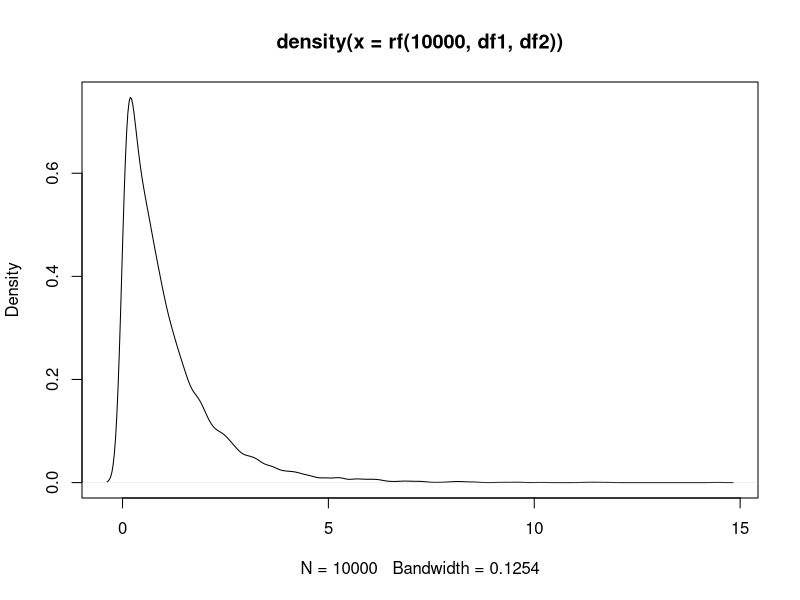
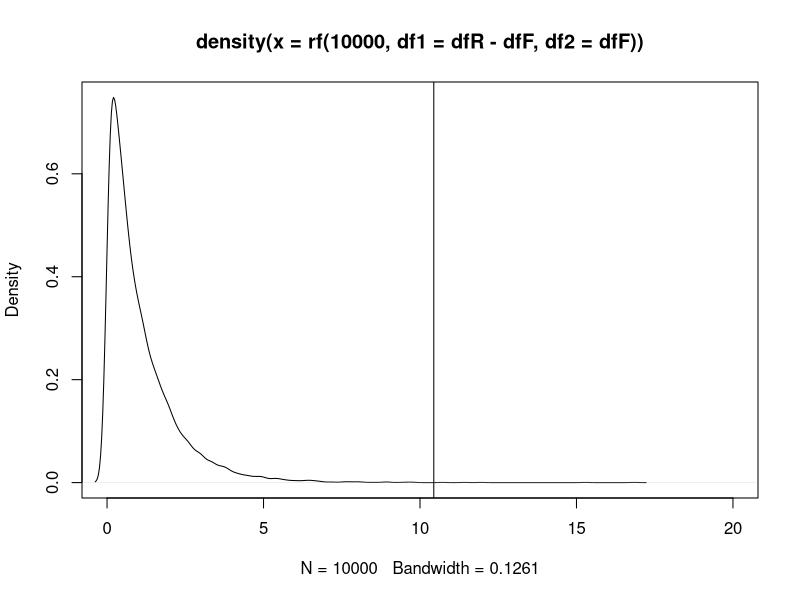

R code for these plots, in order:
# Lecture:  04slr.pdf and 05mlr.pdf
# Topic:    Simple and multiple linear regression output manually
# Author:   Edoardo Costantini
# Created:  2022-09-13
# Modified: 2023-02-10
# Note:     Extra material is not required knowledge for this course, just fun!

# 1. Calculating lm output manually --------------------------------------------

# 1.1 Prepare the environment --------------------------------------------------

    # Define variables
    y <- mtcars$mpg   # dependent variable
    x <- mtcars$cyl   # single predictor
    n <- nrow(mtcars) # sample size

    # Fit a simple linear model
    lmfit <- lm(y ~ x)

    # Check the estimates we want to replicate
    cbind(summary(lmfit)$coefficients, confint(lmfit))
    
# 1.2 Calculate intercept and regression coefficients --------------------------

    # Create a "design matrix"
    X <- cbind(constant = 1, x)

    # Perform matrix multiplication that leads to estimate
    bs <- solve(t(X) %*% X) %*% t(X) %*% y

    # Simplify the object
    bs <- as.vector(bs)

    # Give meaningful names
    names(bs) <- c("b0", "b1")

# 1.3 Calculate the standard errors --------------------------------------------

    # Calculate fitted values
    y_hat <- fitted(lmfit)            # R function 1
    y_hat <- predict(lmfit)           # R function 2
    y_hat <- bs["b0"] + bs["b1"] * x  # by hand

    # How many parameters did we estimate?
    k <- length(bs)

    # Calculate s_hat (residual error standard deviation)
    s2 <- sigma(lmfit)^2               # R function
    s2 <- sum((y - y_hat)^2) / (n - k) # by hand

    # SE based on formula seen in class
    se <- c(
        b0 = sqrt(s2 * (1 / n + mean(x)^2 / sum((x - mean(x))^2))), # se of intercept
        b1 = sqrt(s2 / sum((x - mean(x))^2)) # se of b1             # se of regression coef
    )

# 1.4 Calculate the t values (test statistic) ----------------------------------

    tvals <- bs / se

# 1.5 calculate the p-values ---------------------------------------------------

    # Compute p-value
    pvals <- pt(            # probability on the left / right of a given q on a t distribution
        q = abs(tvals),     # the t-values we want to use
        df = n - k,         # degrees of freedom defining the specific t distribution
        lower.tail = FALSE, # take the upper tail (always returns correct value for abs(q))
    ) * 2                   # it's a two-tailed test

# 1.6 Confidence intervals -----------------------------------------------------

    # Confidence interval level
    lvl <- 0.95

    # Compute the precise critical value
    tcrit <- abs(qt(p = (1 - lvl) / 2, df = n - k))

    # Compute upper bound of lvl-CI:
    CI_upr <- bs + tcrit * se

    # Compute lower bound of lvl-CI:
    CI_lwr <- bs - tcrit * se

# 1.7 compare results ----------------------------------------------------------

    # R computations
    cbind(summary(lmfit)$coefficients, confint(lmfit))

    # Manual computations
    cbind(
        bs,
        se,
        tvals,
        pvals,
        CI_lwr, 
        CI_upr
    )

# 2 Exploring relationship between R2 and the F statistic ----------------------

# 2.1 Prepare the environment --------------------------------------------------

    # Define variables
    y <- mtcars$mpg # dependent variable
    x1 <- mtcars$cyl # first predictor
    x2 <- mtcars$wt # second predictor
    n <- nrow(mtcars) # sample size
    p <- 2 # number of predictors

    # Fit model
    lmfit <- lm(y ~ x1 + x2)

    # Compute summary
    summary(lmfit)

# 2.2 R2 significance testing --------------------------------------------------

    # Compute fitted values
    y_hat <- fitted(lmfit)

    # Compute residuals
    Er <- TSS <- sum((y - mean(y))^2) # baseline prediction error
    Ef <- SSE <- sum((y - y_hat)^2) #     # prediction error

    # Compute degrees of freedom
    dfR <- (n - 0 - 1) # for the restricted model
    dfF <- (n - p - 1) # for the full model

    # Compute the f statistic
    Fstat <- ((Er - Ef) / (dfR - dfF)) / (Ef / dfF)
    summary(lmfit)$fstatistic

    # Plot the null hypothesis F distribution
    df1 <- p
    df2 <- n - p - 1
    plot(density(rf(1e4, df1, df2)))
    abline(v = Fstat)

    pf(Fstat, df1, df2, lower.tail = FALSE)

    # Relationship to R^2
    R2 <- 1 - Ef / Er
    summary(lmfit)$r.squared
    # Not the same as the F score, but:
    # - in Ef/Er, if Ef is bigger, R2 is smaller -> model is not good
    # - in Er - Ef, if Ef is bigger, F is smaller -> model is not good

# 2.3 R2 model comparison ------------------------------------------------------

    # Define objects you'll need
    y <- mtcars$mpg # store the dependent variable
    n <- nrow(mtcars) # store the sample size

    # Model 1
    lmfit1 <- lm(mpg ~ cyl, data = mtcars)

    # Model 2
    lmfit2 <- lm(mpg ~ cyl + wt + hp, data = mtcars)

    # Test R2 change with anova R-function
    R2_change <- anova(lmfit1, lmfit2)

    # Compute residuals
    TSS <- sum((y - mean(y))^2)
    Er <- SSEr <- sum((y - predict(lmfit1))^2) # baseline prediction error
    Ef <- SSEf <- sum((y - predict(lmfit2))^2) # prediction error
    R2_change$RSS

    # Compute degrees of freedom
    dfR <- (n - (length(lmfit1$coefficients) - 1) - 1)
    dfF <- (n - (length(lmfit2$coefficients) - 1) - 1)
    R2_change$Res.Df

    # Compute the f statistic
    Fstat <- ((Er - Ef) / (dfR - dfF)) / (Ef / dfF)
    R2_change$F

    # Anova output
    pf(Fstat, df1 = dfR - dfF, df2 = dfF, lower.tail = FALSE)
    R2_change$"Pr(>F)"

    # Null hypothesis distribution
    plot(density(rf(1e4, df1 = dfR - dfF, df2 = dfF)), xlim = c(0, 20))
    abline(v = Fstat)

# 2.4 Relationship of F and R^2 ------------------------------------------------

    # Define R2 for the two models
    R2f <- 1 - SSEf / TSS
    R2r <- 1 - SSEr / TSS

    # Compute the difference in R2 between the full and restricted model (d for delta)
    dR2 <- R2f - R2r

    # Check how you would compute the Fstat starting from dR2
    all.equal(
        target = Fstat,
        current = dR2 * TSS / (dfR - dfF) / (Ef / dfF)
    )

    # Check how you would compute the dR2 starting from Fstat
    all.equal(
        target = dR2,
        current = Fstat * (Ef / dfF) * (dfR - dfF) / TSS
    )

# 2.4.1 How do we get there? ---------------------------------------------------

    # 1. Consider the general formula to compute the F statistic

    # Compute the F statistic with the general formula
    ((Er - Ef) / (dfR - dfF)) / (Ef / dfF)

    # Note that Er = SSEr and Ef = SSEf (Alternative general formula)
    ((SSEr - SSEf) / (dfR - dfF)) / (Ef / dfF)

    # 2. Consider the usual formula to compute the change in R-square

    # The R change is their difference
    R2f - R2r

    # Which we can write in full
    (1 - SSEf / TSS) - (1 - SSEr / TSS)

    # 3. Simplify this formula by removing the parenthesis

    # Carry over the minus
    1 - SSEf / TSS - 1 + SSEr / TSS

    # Get rid of the 1s: 1 - 1 = 0
    SSEr / TSS - SSEf / TSS

    # Write with the common denominator
    dR2 <- (SSEr - SSEf) / TSS

    # 4. Solve dR2 = (SSEr - SSEf) / TSS for (SSEr - SSEf)

    # Multiply left and write by TSS:
    dR2 * TSS == (SSEr - SSEf) / TSS * TSS

    # Which simplifies to:
    dR2 * TSS == (SSEr - SSEf)

    # Replace (SSEr - SSEf) with (dR2 * TSS) in the F general formula:
    (dR2 * TSS / (dfR - dfF)) / (Ef / dfF)

    # Compare to original F statistic:
    Fstat

    # Yay!